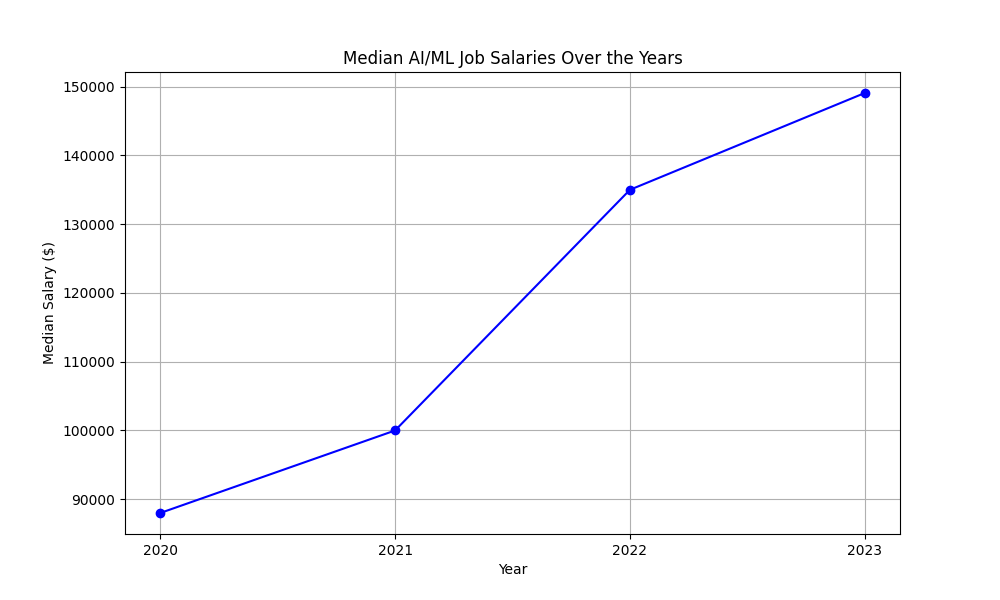

Python code for this plot:
import pandas as pd
import matplotlib.pyplot as plt

df = pd.read_csv('ai_salaries.csv')

df['work_year'] = pd.to_datetime(df['work_year'], format='%Y')

plt.figure(figsize=(10,6))
plt.plot(df.groupby(df['work_year'].dt.year)['salary'].median(), marker='o', linestyle='-', color='blue')
plt.title('Median AI/ML Job Salaries Over the Years')
plt.xlabel('Year')
plt.ylabel('Median Salary ($)')
plt.xticks(df['work_year'].dt.year.unique())
plt.grid(True)
plt.show()
